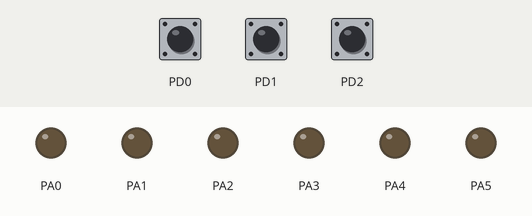
Recording of a program running on a simulated ATmega2560, built with avr-gcc and emulated at 16 MHz. Shown: output pins drawn as LEDs (lit = HIGH). Dashed ring = blinking. The inputs (shaded band) are chosen by the test bench; at power-on: PD0 HIGH, PD1 HIGH, PD2 HIGH.

Above: at 1.2 s.
1.3 s: PD0 pulled LOW for 0.15 s
At 4.2 s:
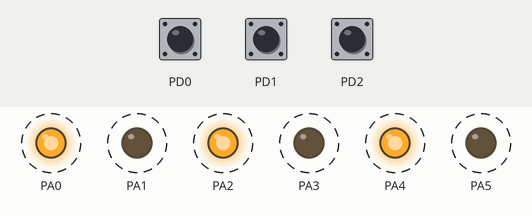
4.3 s: PD1 pulled LOW for 3.2 s
At 7.34 s:
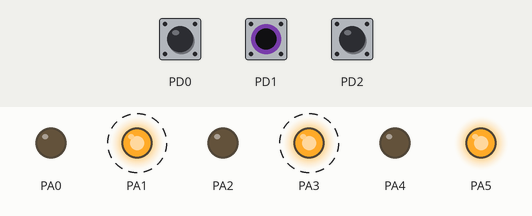
10.5 s: PD1 pulled LOW for 0.15 s
13.5 s: PD1 pulled LOW for 1 s
17.0 s: PD2 pulled LOW for 3.2 s
At 20.0 s:
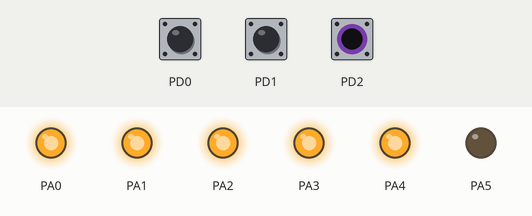
21.7 s: PD0 pulled LOW for 1 s
At 22.4 s:
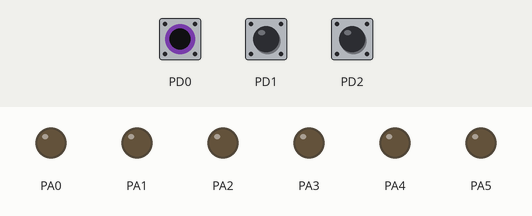
Timing chart, 0 to 24.7 s (numbered marks = the images above; inputs shaded):
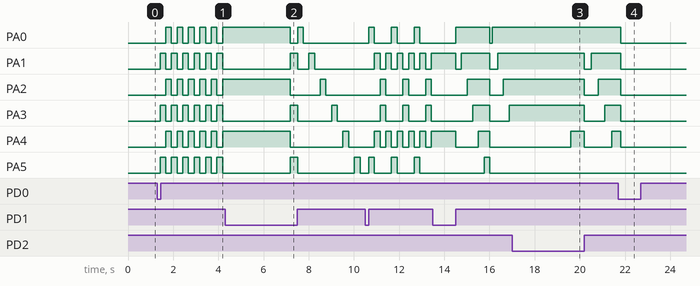

Measured:
- after the input at 1.3 s, PA0, PA2, PA4: alternates HIGH for 0.25 s and LOW for 0.25 s, starting after 0.37 s; PA1, PA3, PA5: alternates HIGH for 0.25 s and LOW for 0.25 s, starting after 0.12 s
- after the input at 4.3 s, PA1: alternates HIGH for 0.28 s and LOW for 0.50 s, 4 changes in all, then stays LOW, starting after 2.9 s; PA3: alternates HIGH for 0.28 s and LOW for 1.5 s, starting after 2.9 s; PA5: alternates HIGH for 0.28 s and LOW for 2.5 s, starting after 2.9 s
- after the input at 17.0 s, PA0: stops changing and stays HIGH; PA5: stops changing and stays LOW
- after the input at 21.7 s, PA5: stops changing and stays LOW

The program:

main.c
```c
/*
 * Problema1.c
 *
 * Created: 15/9/2023 11:02:25
 * Author : Oriana
 */
//Juego de luces Programable
//- PB1: encender/apagar el juego de luces //
//- PB2: seleccionar la secuencia de encendido //
//- PB3:  modificar la velocidad de ejecución //
//------------------------------------------//

#define F_CPU 16000000UL

#include <avr/io.h>
#include <util/delay.h>
#include <avr/interrupt.h>

volatile int FLAG=0;
int contador=0;
int velocidad=500;
int enable=0;


ISR (INT0_vect)
{
	_delay_ms(20);
	if (!(PIND & (1 << PORTD0))){
	FLAG=1;
	}
}

void sec1();
void sec2();
void sec3();
void sec4();
int pollPB2();
int pollPB3();
void rotar_sec();

int main(void)
{
	DDRA = 0x3F;							//puerto A como salida
	PORTA = 0x00;							//inicializo apagado
	DDRD &= ~((1 << DDD0) | (1 << DDD1) |(1 << DDD2));   //puertos D como entrada
	PORTD |= ((1 << PORTD0) | (1 << PORTD1) |  (1 << PORTD2)) ;
	EICRA |= (1<<ISC01);                    // config. interrup. INT0 sensible a flanco asc.
	EIMSK |= (1<<INT0);						//habilita interrp. interna INT0
	EIFR = 0x00;						    // borra flag INTF0 para evitar interrup. espúrea
	sei();									// activa interrupciones globalmente

	while (1){
		if (FLAG){
			if (enable==1) enable=0;
			else enable=1;
			_delay_ms(100);
			FLAG=0;
		}
		if (enable){
			PORTA = 0x00;					//apago después de cada sec.
			switch (contador){				// selección de secuencias
				case 0 :
				sec1();
				break;
				case 1 :
				sec2();
				break;
				case 2 :
				sec3();
				break;
				case 3:
				sec4();
				break;
			}
		}
		else PORTA = 0x00;
	}
}

// interrupciones por encuestas
int pollPB2(){							//cambiar secuencia
	if (!(PIND & (1 << PORTD1))){
		_delay_ms(10);
		if (PIND & (1 << PORTD1)){
			if (contador < 3) {
				contador++;
				} else {
				contador = 0;
			}
			return 0;
		}
	}
	return 1;
}
int pollPB3(){							//cambiar velocidad
	if (!(PIND & (1 << PORTD2))){
		_delay_ms(10);
		if (PIND & (1 << PORTD2)){
			if (velocidad==600) {
				velocidad=300;
				} else {
				velocidad=600;
			}
			return 0;
		}
	}
	return 1;
}
void sec1() {
	int stop=1; int t;
	while(stop){
		t=0;
		PORTA = 0x2A;
		while (t<velocidad){
			if (FLAG) return;
			_delay_ms(0.5);
			if (!(pollPB2())){
				stop=0;
				return;
			}
			if (!(pollPB3())){
				stop=0;
				return;
			}
			t++;
		}
		t=0;
		if (stop==1){
			PORTA = 0x15;
			while (t<velocidad){
				if (FLAG) return;
				_delay_ms(0.5);
				if (!(pollPB2())){
					stop=0;
					return;
				}
				if (!(pollPB3())){
					stop=0;
					return;
				}
				t++;
			}
		}
	}
}

void sec2(){
	int t; int stop=1;
	while (stop){
		for (int i = 0; i < 6; i++){
			PORTA |= (1 << i);
			t=0;
			while (t<velocidad){
				if (FLAG) return;
				_delay_ms(0.5);
				if (!(pollPB2())){
					stop=0;
					return;
				}
				if (!(pollPB3())){
					stop=0;
					return;
				}
				t++;
			}
			if (stop==1){
			PORTA &= ~(1 << i);
			t=0;
			while (t<velocidad){
				if (FLAG) return;
				_delay_ms(0.5);
				if (!(pollPB2())){
					stop=0;
					return;
				}
				if (!(pollPB3())){
					stop=0;
					return;
				}
				t++;
			}
			}
		}
	}
}
void sec3() {
	int stop=1; int t;
	while(stop){
		t=0;
		PORTA = 0x21;
		while (t<velocidad){
			if (FLAG) return;
			_delay_ms(0.5);
			if (!(pollPB2())){
				stop=0;
				return;
			}
			if (!(pollPB3())){
				stop=0;
				return;
			}
			t++;
		}
		t=0;
		if (stop==1){
			PORTA = 0x12;
			while (t<velocidad){
				if (FLAG) return;
				_delay_ms(0.5);
				if (!(pollPB2())){
					stop=0;
					return;
				}
				if (!(pollPB3())){
					stop=0;
					return;
				}
				t++;
			}
		}
			t=0;
			if (stop==1){
				PORTA = 0xC;
				while (t<velocidad){
					if (FLAG) return;
					_delay_ms(0.5);
					if (!(pollPB2())){
						stop=0;
						return;
					}
					if (!(pollPB3())){
						stop=0;
						return;
					}
					t++;
				}
			}
				t=0;
				if (stop==1){
					PORTA = 0x12;
					while (t<velocidad){
						if (FLAG) return;
						_delay_ms(0.5);
						if (!(pollPB2())){
							stop=0;
							return;
						}
						if (!(pollPB3())){
							stop=0;
							return;
						}
						t++;
					}
				}
	}
}
void sec4(){
	int t; int stop=1;
	while (stop){
		for (int i = 0; i < 6; i++){
			PORTA |= (1 << i);
			t=0;
			while (t<velocidad){
				if (FLAG) return;
				_delay_ms(0.5);
				if (!(pollPB2())){
					stop=0;
					return;
				}
				if (!(pollPB3())){
					stop=0;
					return;
				}
				t++;
			}
		}
		if (stop==1) PORTA=0x00;
		_delay_ms(100);
	}
}
```
